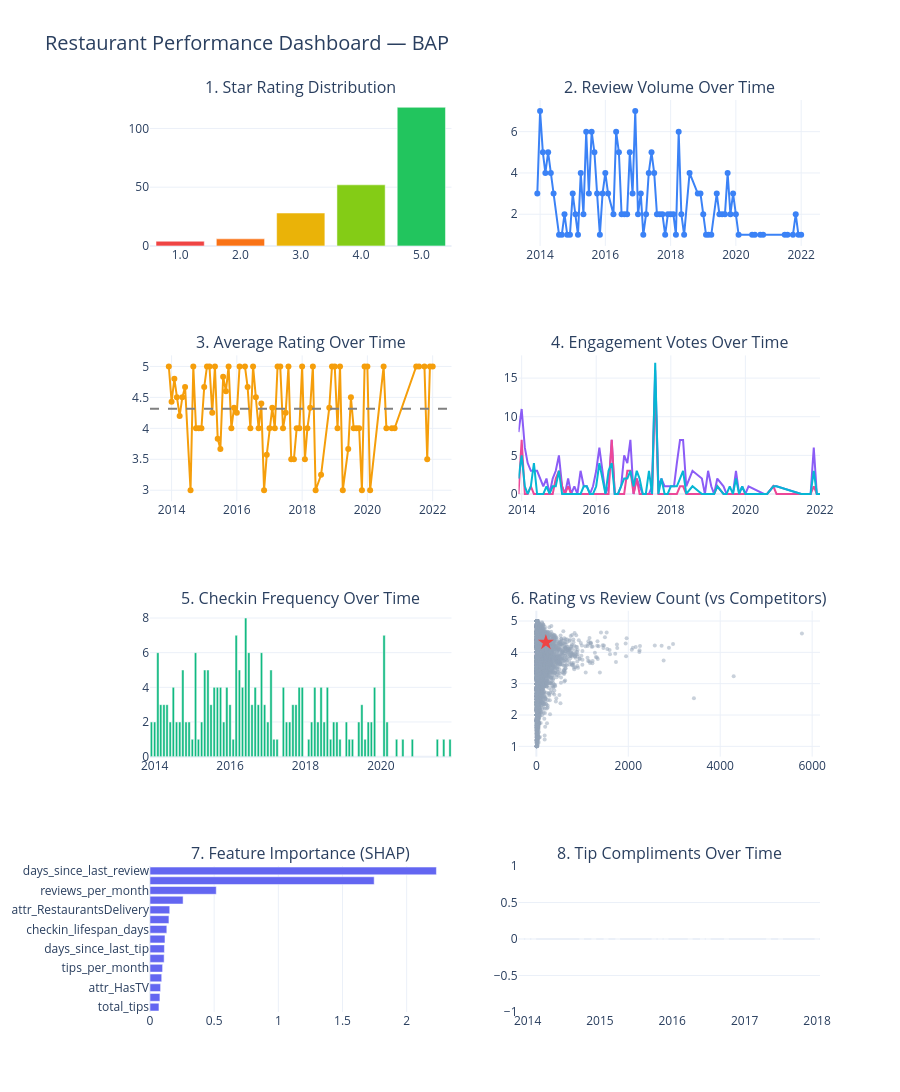

Notebook code cell kept with this figure:
### Code cell
fig = make_subplots(
    rows=4, cols=2,
    subplot_titles=(
        '1. Star Rating Distribution',
        '2. Review Volume Over Time',
        '3. Average Rating Over Time',
        '4. Engagement Votes Over Time',
        '5. Checkin Frequency Over Time',
        '6. Rating vs Review Count (vs Competitors)',
        '7. Feature Importance (SHAP)',
        '8. Tip Compliments Over Time'
    ),
    vertical_spacing=0.12,
    horizontal_spacing=0.1
)

# 1. Star Rating Distribution
star_counts = sample_reviews['stars'].value_counts().sort_index()
fig.add_trace(go.Bar(
    x=star_counts.index.astype(str),
    y=star_counts.values,
    marker_color=['#ef4444','#f97316','#eab308','#84cc16','#22c55e'],
    name='Star Distribution'
), row=1, col=1)

# 2. Review Volume Over Time
fig.add_trace(go.Scatter(
    x=monthly_reviews['month'],
    y=monthly_reviews['review_count'],
    mode='lines+markers',
    line=dict(color='#3b82f6'),
    name='Reviews/Month'
), row=1, col=2)

# 3. Average Rating Over Time
fig.add_trace(go.Scatter(
    x=monthly_reviews['month'],
    y=monthly_reviews['avg_stars'],
    mode='lines+markers',
    line=dict(color='#f59e0b'),
    name='Avg Rating'
), row=2, col=1)
fig.add_hline(y=avg_stars, line_dash='dash', line_color='gray', row=2, col=1)

# 4. Engagement Votes Over Time
fig.add_trace(go.Scatter(x=monthly_reviews['month'], y=monthly_reviews['total_useful'],
    mode='lines', name='Useful', line=dict(color='#8b5cf6')), row=2, col=2)
fig.add_trace(go.Scatter(x=monthly_reviews['month'], y=monthly_reviews['total_funny'],
    mode='lines', name='Funny', line=dict(color='#ec4899')), row=2, col=2)
fig.add_trace(go.Scatter(x=monthly_reviews['month'], y=monthly_reviews['total_cool'],
    mode='lines', name='Cool', line=dict(color='#06b6d4')), row=2, col=2)

# 5. Checkin Frequency Over Time
if len(monthly_checkins) > 0:
    fig.add_trace(go.Bar(
        x=monthly_checkins['month'],
        y=monthly_checkins['checkin_count'],
        marker_color='#10b981',
        name='Checkins'
    ), row=3, col=1)

# 6. Rating vs Review Count (vs Competitors)
fig.add_trace(go.Scatter(
    x=competitors['review_count_actual'],
    y=competitors['avg_review_stars'],
    mode='markers',
    marker=dict(color='#94a3b8', size=4, opacity=0.5),
    name='Competitors'
), row=3, col=2)
fig.add_trace(go.Scatter(
    x=[sample['review_count_actual']],
    y=[sample['avg_review_stars']],
    mode='markers',
    marker=dict(color='#ef4444', size=12, symbol='star'),
    name=sample_name
), row=3, col=2)

# 7. SHAP Feature Importance
shap_importance = pd.DataFrame({
    'feature': X.columns,
    'importance': np.abs(shap_values).mean(axis=0)
}).sort_values('importance', ascending=True).tail(15)

fig.add_trace(go.Bar(
    x=shap_importance['importance'],
    y=shap_importance['feature'],
    orientation='h',
    marker_color='#6366f1',
    name='SHAP Importance'
), row=4, col=1)

# 8. Tip Compliments Over Time
if len(monthly_tips) > 0:
    fig.add_trace(go.Bar(
        x=monthly_tips['month'],
        y=monthly_tips['total_compliments'],
        marker_color='#f43f5e',
        name='Compliments'
    ), row=4, col=2)

# Layout
fig.update_layout(
    title=dict(
        text=f'Restaurant Performance Dashboard — {sample_name}',
        font=dict(size=20)
    ),
    height=1400,
    showlegend=False,
    template='plotly_white'
)

fig.show()
fig.write_html('dashboard.html')
print("Dashboard saved to dashboard.html")
